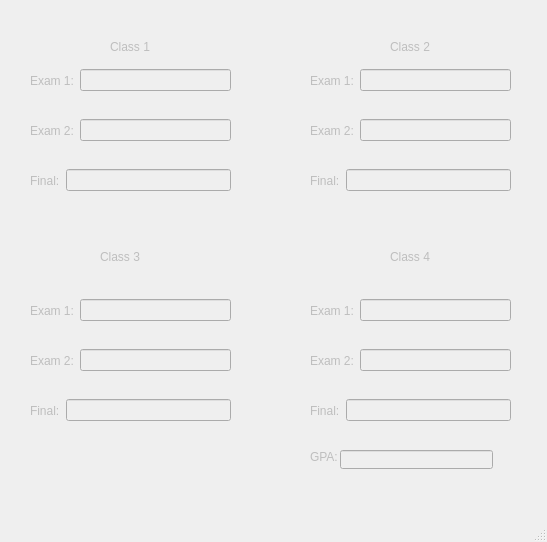
<?xml version="1.0" encoding="UTF-8"?>
<ui version="4.0">
 <class>MainWindow</class>
 <widget class="QMainWindow" name="MainWindow">
  <property name="enabled">
   <bool>false</bool>
  </property>
  <property name="geometry">
   <rect>
    <x>0</x>
    <y>0</y>
    <width>547</width>
    <height>542</height>
   </rect>
  </property>
  <property name="windowTitle">
   <string>MainWindow</string>
  </property>
  <widget class="QWidget" name="centralwidget">
   <widget class="QLabel" name="class1Label">
    <property name="geometry">
     <rect>
      <x>110</x>
      <y>40</y>
      <width>47</width>
      <height>14</height>
     </rect>
    </property>
    <property name="text">
     <string>Class 1</string>
    </property>
   </widget>
   <widget class="QLabel" name="class2Label">
    <property name="geometry">
     <rect>
      <x>390</x>
      <y>40</y>
      <width>47</width>
      <height>14</height>
     </rect>
    </property>
    <property name="text">
     <string>Class 2</string>
    </property>
   </widget>
   <widget class="QWidget" name="horizontalLayoutWidget">
    <property name="geometry">
     <rect>
      <x>30</x>
      <y>60</y>
      <width>201</width>
      <height>41</height>
     </rect>
    </property>
    <layout class="QHBoxLayout" name="horizontalLayout" stretch="0,0">
     <item>
      <widget class="QLabel" name="class1exam1Label">
       <property name="text">
        <string>Exam 1:</string>
       </property>
      </widget>
     </item>
     <item>
      <widget class="QLineEdit" name="class1exam1Text">
       <property name="enabled">
        <bool>false</bool>
       </property>
      </widget>
     </item>
    </layout>
   </widget>
   <widget class="QWidget" name="horizontalLayoutWidget_2">
    <property name="geometry">
     <rect>
      <x>30</x>
      <y>110</y>
      <width>201</width>
      <height>41</height>
     </rect>
    </property>
    <layout class="QHBoxLayout" name="horizontalLayout_2">
     <item>
      <widget class="QLabel" name="class2exam2Label">
       <property name="text">
        <string>Exam 2:</string>
       </property>
      </widget>
     </item>
     <item>
      <widget class="QLineEdit" name="class1exam2Text">
       <property name="enabled">
        <bool>false</bool>
       </property>
      </widget>
     </item>
    </layout>
   </widget>
   <widget class="QWidget" name="horizontalLayoutWidget_3">
    <property name="geometry">
     <rect>
      <x>30</x>
      <y>160</y>
      <width>201</width>
      <height>41</height>
     </rect>
    </property>
    <layout class="QHBoxLayout" name="horizontalLayout_3">
     <item>
      <widget class="QLabel" name="class1finalLabel">
       <property name="text">
        <string>Final:</string>
       </property>
      </widget>
     </item>
     <item>
      <widget class="QLineEdit" name="class1finalText">
       <property name="enabled">
        <bool>false</bool>
       </property>
      </widget>
     </item>
    </layout>
   </widget>
   <widget class="QWidget" name="horizontalLayoutWidget_4">
    <property name="geometry">
     <rect>
      <x>310</x>
      <y>60</y>
      <width>201</width>
      <height>41</height>
     </rect>
    </property>
    <layout class="QHBoxLayout" name="horizontalLayout_4">
     <item>
      <widget class="QLabel" name="class2exam1Label">
       <property name="text">
        <string>Exam 1:</string>
       </property>
      </widget>
     </item>
     <item>
      <widget class="QLineEdit" name="class2exam1Text">
       <property name="enabled">
        <bool>false</bool>
       </property>
      </widget>
     </item>
    </layout>
   </widget>
   <widget class="QWidget" name="horizontalLayoutWidget_5">
    <property name="geometry">
     <rect>
      <x>310</x>
      <y>110</y>
      <width>201</width>
      <height>41</height>
     </rect>
    </property>
    <layout class="QHBoxLayout" name="horizontalLayout_5">
     <item>
      <widget class="QLabel" name="class2exam2Label_2">
       <property name="text">
        <string>Exam 2:</string>
       </property>
      </widget>
     </item>
     <item>
      <widget class="QLineEdit" name="class2exam2Text">
       <property name="enabled">
        <bool>false</bool>
       </property>
      </widget>
     </item>
    </layout>
   </widget>
   <widget class="QWidget" name="horizontalLayoutWidget_6">
    <property name="geometry">
     <rect>
      <x>310</x>
      <y>160</y>
      <width>201</width>
      <height>41</height>
     </rect>
    </property>
    <layout class="QHBoxLayout" name="horizontalLayout_6">
     <item>
      <widget class="QLabel" name="class2finalLabel">
       <property name="text">
        <string>Final:</string>
       </property>
      </widget>
     </item>
     <item>
      <widget class="QLineEdit" name="class2finalText">
       <property name="enabled">
        <bool>false</bool>
       </property>
      </widget>
     </item>
    </layout>
   </widget>
   <widget class="QWidget" name="horizontalLayoutWidget_7">
    <property name="geometry">
     <rect>
      <x>30</x>
      <y>290</y>
      <width>201</width>
      <height>41</height>
     </rect>
    </property>
    <layout class="QHBoxLayout" name="horizontalLayout_7">
     <item>
      <widget class="QLabel" name="class3exam1Label">
       <property name="text">
        <string>Exam 1:</string>
       </property>
      </widget>
     </item>
     <item>
      <widget class="QLineEdit" name="class3exam1Text">
       <property name="enabled">
        <bool>false</bool>
       </property>
      </widget>
     </item>
    </layout>
   </widget>
   <widget class="QWidget" name="horizontalLayoutWidget_8">
    <property name="geometry">
     <rect>
      <x>30</x>
      <y>340</y>
      <width>201</width>
      <height>41</height>
     </rect>
    </property>
    <layout class="QHBoxLayout" name="horizontalLayout_8">
     <item>
      <widget class="QLabel" name="class3exam2Label">
       <property name="text">
        <string>Exam 2:</string>
       </property>
      </widget>
     </item>
     <item>
      <widget class="QLineEdit" name="class3exam2Text">
       <property name="enabled">
        <bool>false</bool>
       </property>
      </widget>
     </item>
    </layout>
   </widget>
   <widget class="QWidget" name="horizontalLayoutWidget_9">
    <property name="geometry">
     <rect>
      <x>30</x>
      <y>390</y>
      <width>201</width>
      <height>41</height>
     </rect>
    </property>
    <layout class="QHBoxLayout" name="horizontalLayout_9">
     <property name="bottomMargin">
      <number>0</number>
     </property>
     <item>
      <widget class="QLabel" name="class3finalLabel">
       <property name="text">
        <string>Final:</string>
       </property>
      </widget>
     </item>
     <item>
      <widget class="QLineEdit" name="class3finalText">
       <property name="enabled">
        <bool>false</bool>
       </property>
      </widget>
     </item>
    </layout>
   </widget>
   <widget class="QWidget" name="horizontalLayoutWidget_10">
    <property name="geometry">
     <rect>
      <x>310</x>
      <y>290</y>
      <width>201</width>
      <height>41</height>
     </rect>
    </property>
    <layout class="QHBoxLayout" name="horizontalLayout_10">
     <item>
      <widget class="QLabel" name="class4exam1Label">
       <property name="enabled">
        <bool>false</bool>
       </property>
       <property name="text">
        <string>Exam 1:</string>
       </property>
      </widget>
     </item>
     <item>
      <widget class="QLineEdit" name="class4exam1Text">
       <property name="enabled">
        <bool>false</bool>
       </property>
      </widget>
     </item>
    </layout>
   </widget>
   <widget class="QWidget" name="horizontalLayoutWidget_11">
    <property name="geometry">
     <rect>
      <x>310</x>
      <y>340</y>
      <width>201</width>
      <height>41</height>
     </rect>
    </property>
    <layout class="QHBoxLayout" name="horizontalLayout_11">
     <item>
      <widget class="QLabel" name="class4exam2Label">
       <property name="text">
        <string>Exam 2:</string>
       </property>
      </widget>
     </item>
     <item>
      <widget class="QLineEdit" name="class4exam2Text">
       <property name="enabled">
        <bool>false</bool>
       </property>
      </widget>
     </item>
    </layout>
   </widget>
   <widget class="QWidget" name="horizontalLayoutWidget_12">
    <property name="geometry">
     <rect>
      <x>310</x>
      <y>390</y>
      <width>201</width>
      <height>41</height>
     </rect>
    </property>
    <layout class="QHBoxLayout" name="horizontalLayout_12">
     <item>
      <widget class="QLabel" name="class4finalLabel">
       <property name="text">
        <string>Final:</string>
       </property>
      </widget>
     </item>
     <item>
      <widget class="QLineEdit" name="class4finalText">
       <property name="enabled">
        <bool>false</bool>
       </property>
      </widget>
     </item>
    </layout>
   </widget>
   <widget class="QLabel" name="class3Label">
    <property name="geometry">
     <rect>
      <x>100</x>
      <y>250</y>
      <width>47</width>
      <height>14</height>
     </rect>
    </property>
    <property name="text">
     <string>Class 3</string>
    </property>
   </widget>
   <widget class="QLabel" name="class4Label">
    <property name="enabled">
     <bool>false</bool>
    </property>
    <property name="geometry">
     <rect>
      <x>390</x>
      <y>250</y>
      <width>47</width>
      <height>14</height>
     </rect>
    </property>
    <property name="text">
     <string>Class 4</string>
    </property>
   </widget>
   <widget class="QLabel" name="gpaLabel">
    <property name="geometry">
     <rect>
      <x>310</x>
      <y>450</y>
      <width>47</width>
      <height>14</height>
     </rect>
    </property>
    <property name="text">
     <string>GPA:</string>
    </property>
   </widget>
   <widget class="QLineEdit" name="gpaText">
    <property name="enabled">
     <bool>false</bool>
    </property>
    <property name="geometry">
     <rect>
      <x>340</x>
      <y>450</y>
      <width>153</width>
      <height>19</height>
     </rect>
    </property>
   </widget>
  </widget>
  <widget class="QMenuBar" name="menubar">
   <property name="geometry">
    <rect>
     <x>0</x>
     <y>0</y>
     <width>547</width>
     <height>22</height>
    </rect>
   </property>
  </widget>
  <widget class="QStatusBar" name="statusbar"/>
 </widget>
 <resources/>
 <connections/>
</ui>
